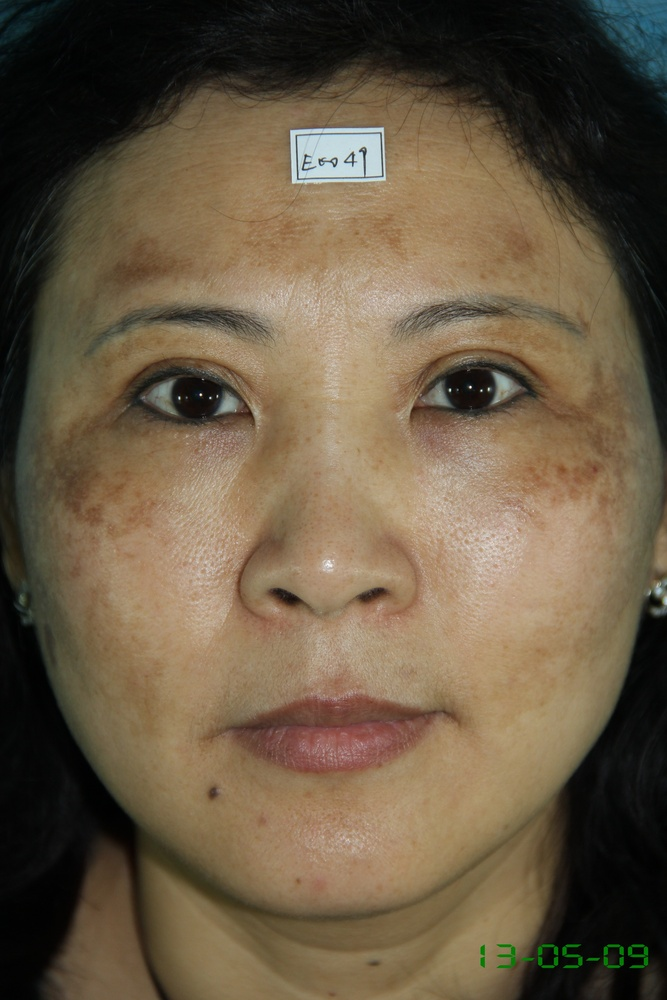
#> input picture test1.jpg, 667 x 1000 px, shrunk from 1728 x 2592 before the run
$ python opencv-slic.py test1.jpg 100
#> lines starting #> are read from the running program, lines starting #| are printed output that depends on the picture
import numpy as np
import cv2
import sys

NBR_ITERATIONS = 10
WAITING  = "-\\|//"

if __name__ == '__main__':

	if len(sys.argv) < 2:
		print("[!] %s <file path> [region_size]" % sys.argv[0])
		print("example: %s dog.png 20" % sys.argv[0])
		sys.exit(1)

	region_size = 20
	filePath = sys.argv[1]
	if (len(sys.argv) >= 2):
		region_size = int(sys.argv[2])

	slic = None
	ruler = 40

	img = cv2.imread(filePath, 1)
#> img is the input picture: shape (1000, 667, 3); mean B, G, R 67.7, 89.3, 104.6

	converted_img = cv2.cvtColor(img, cv2.COLOR_BGR2LAB)
#> converted_img: shape (1000, 667, 3); mean of channels 0, 1, 2 97, 130.8, 142.2

	slic = cv2.ximgproc.createSuperpixelSLIC(converted_img, cv2.ximgproc.SLIC, region_size, ruler)
	color_img = np.zeros(img.shape, np.uint8)
	color_img[:] = (0, 0, 0)

	for n in range(NBR_ITERATIONS):
		print("\r[%s] iteration %d (%d %%)..." % (WAITING[n % 4], n, (100*n/NBR_ITERATIONS))),
		sys.stdout.flush()
		slic.iterate(NBR_ITERATIONS)
	print("done!")

	print("[*] %d superpixels have been generated" % slic.getNumberOfSuperpixels())
#| [*] 70 superpixels have been generated

	slic.enforceLabelConnectivity()
	mask = slic.getLabelContourMask(False)
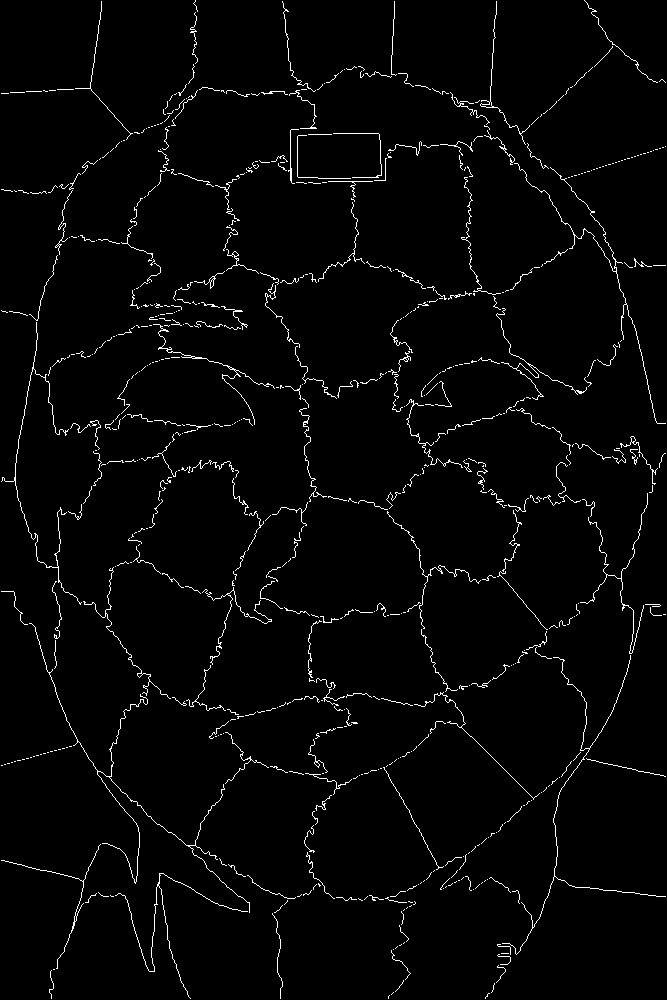
#> mask: shape (1000, 667); 2.4% white in thin lines or dots

	# stitch foreground & background together
	mask_inv = cv2.bitwise_not(mask)
#> mask_inv: shape (1000, 667); 97.6% white; black in thin lines or dots
	result_bg = cv2.bitwise_and(img, img, mask=mask_inv)
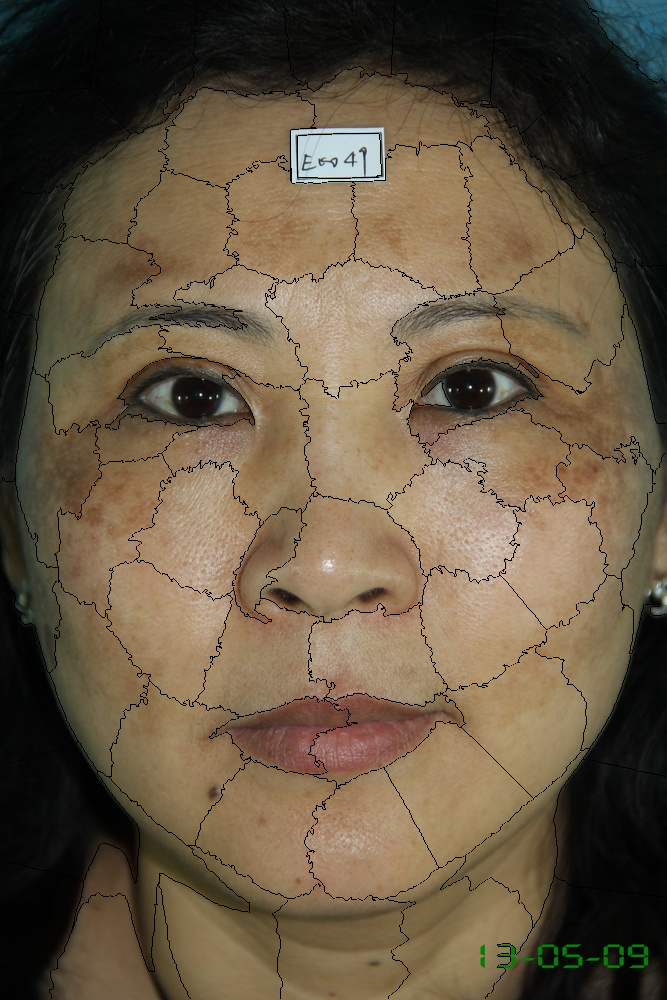
#> result_bg: shape (1000, 667, 3); mean B, G, R 66, 87, 101.8
	result_fg = cv2.bitwise_and(color_img, color_img, mask=mask)
#> result_fg: shape (1000, 667, 3); every value is 0

	result = cv2.add(result_bg, result_fg)

	pointIndex = filePath.rfind('.')
	filePath = filePath[:pointIndex] + "-slic-" + str(region_size) + filePath[pointIndex:]
	print("[-] saving result in file %s" % filePath)
	cv2.imwrite(filePath, result)
